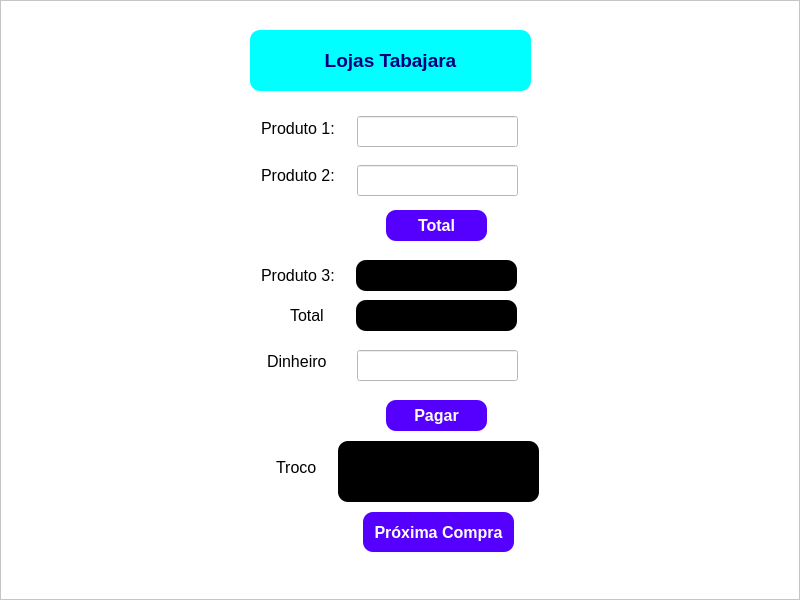
<?xml version="1.0" encoding="UTF-8"?>
<ui version="4.0">
 <class>Lojas_Tabajara</class>
 <widget class="QMainWindow" name="Lojas_Tabajara">
  <property name="geometry">
   <rect>
    <x>0</x>
    <y>0</y>
    <width>800</width>
    <height>600</height>
   </rect>
  </property>
  <property name="windowTitle">
   <string>MainWindow</string>
  </property>
  <widget class="QWidget" name="centralwidget">
   <layout class="QHBoxLayout" name="horizontalLayout">
    <property name="spacing">
     <number>0</number>
    </property>
    <property name="leftMargin">
     <number>0</number>
    </property>
    <property name="topMargin">
     <number>0</number>
    </property>
    <property name="rightMargin">
     <number>0</number>
    </property>
    <property name="bottomMargin">
     <number>0</number>
    </property>
    <item>
     <widget class="QFrame" name="frame">
      <property name="styleSheet">
       <string notr="true">background-color: #FFF;</string>
      </property>
      <property name="frameShape">
       <enum>QFrame::StyledPanel</enum>
      </property>
      <property name="frameShadow">
       <enum>QFrame::Raised</enum>
      </property>
      <widget class="QLabel" name="label_produto1">
       <property name="geometry">
        <rect>
         <x>261</x>
         <y>113</y>
         <width>81</width>
         <height>31</height>
        </rect>
       </property>
       <property name="font">
        <font>
         <family>Arial</family>
         <pointsize>12</pointsize>
         <weight>50</weight>
         <bold>false</bold>
        </font>
       </property>
       <property name="text">
        <string>Produto 1:</string>
       </property>
      </widget>
      <widget class="QLabel" name="label_produto2">
       <property name="geometry">
        <rect>
         <x>261</x>
         <y>160</y>
         <width>81</width>
         <height>31</height>
        </rect>
       </property>
       <property name="font">
        <font>
         <family>Arial</family>
         <pointsize>12</pointsize>
         <weight>50</weight>
         <bold>false</bold>
        </font>
       </property>
       <property name="text">
        <string>Produto 2:</string>
       </property>
      </widget>
      <widget class="QLineEdit" name="lineEdit_product1">
       <property name="geometry">
        <rect>
         <x>357</x>
         <y>116</y>
         <width>161</width>
         <height>31</height>
        </rect>
       </property>
      </widget>
      <widget class="QLineEdit" name="lineEdit_product2">
       <property name="geometry">
        <rect>
         <x>357</x>
         <y>165</y>
         <width>161</width>
         <height>31</height>
        </rect>
       </property>
      </widget>
      <widget class="QLabel" name="label_3">
       <property name="geometry">
        <rect>
         <x>250</x>
         <y>30</y>
         <width>281</width>
         <height>61</height>
        </rect>
       </property>
       <property name="font">
        <font>
         <family>Arial</family>
         <pointsize>14</pointsize>
         <weight>75</weight>
         <bold>true</bold>
        </font>
       </property>
       <property name="styleSheet">
        <string notr="true">background-color: #00ffff;
border-radius: 10px;
color: #00007f;</string>
       </property>
       <property name="text">
        <string>Lojas Tabajara</string>
       </property>
       <property name="alignment">
        <set>Qt::AlignCenter</set>
       </property>
      </widget>
      <widget class="QLabel" name="label_produto3">
       <property name="geometry">
        <rect>
         <x>261</x>
         <y>260</y>
         <width>81</width>
         <height>31</height>
        </rect>
       </property>
       <property name="font">
        <font>
         <family>Arial</family>
         <pointsize>12</pointsize>
         <weight>50</weight>
         <bold>false</bold>
        </font>
       </property>
       <property name="text">
        <string>Produto 3:</string>
       </property>
      </widget>
      <widget class="QLabel" name="product_3">
       <property name="geometry">
        <rect>
         <x>356</x>
         <y>260</y>
         <width>161</width>
         <height>31</height>
        </rect>
       </property>
       <property name="font">
        <font>
         <family>Arial</family>
         <pointsize>12</pointsize>
         <weight>75</weight>
         <bold>true</bold>
        </font>
       </property>
       <property name="styleSheet">
        <string notr="true">background-color: #000;
color: #FFF;
border-radius: 10px;</string>
       </property>
       <property name="text">
        <string/>
       </property>
       <property name="alignment">
        <set>Qt::AlignCenter</set>
       </property>
      </widget>
      <widget class="QLabel" name="label_total">
       <property name="geometry">
        <rect>
         <x>290</x>
         <y>300</y>
         <width>51</width>
         <height>31</height>
        </rect>
       </property>
       <property name="font">
        <font>
         <family>Arial</family>
         <pointsize>12</pointsize>
         <weight>50</weight>
         <bold>false</bold>
        </font>
       </property>
       <property name="text">
        <string>Total</string>
       </property>
      </widget>
      <widget class="QLabel" name="label_totalResult">
       <property name="geometry">
        <rect>
         <x>356</x>
         <y>300</y>
         <width>161</width>
         <height>31</height>
        </rect>
       </property>
       <property name="font">
        <font>
         <family>Arial</family>
         <pointsize>12</pointsize>
         <weight>75</weight>
         <bold>true</bold>
        </font>
       </property>
       <property name="styleSheet">
        <string notr="true">background-color: #000;
color: #FFF;
border-radius: 10px;</string>
       </property>
       <property name="text">
        <string/>
       </property>
       <property name="alignment">
        <set>Qt::AlignCenter</set>
       </property>
      </widget>
      <widget class="QLabel" name="label_dinheiro">
       <property name="geometry">
        <rect>
         <x>267</x>
         <y>346</y>
         <width>81</width>
         <height>31</height>
        </rect>
       </property>
       <property name="font">
        <font>
         <family>Arial</family>
         <pointsize>12</pointsize>
         <weight>50</weight>
         <bold>false</bold>
        </font>
       </property>
       <property name="text">
        <string>Dinheiro</string>
       </property>
      </widget>
      <widget class="QLineEdit" name="lineEdit_dinheiro">
       <property name="geometry">
        <rect>
         <x>357</x>
         <y>350</y>
         <width>161</width>
         <height>31</height>
        </rect>
       </property>
      </widget>
      <widget class="QLabel" name="label_troco">
       <property name="geometry">
        <rect>
         <x>276</x>
         <y>452</y>
         <width>51</width>
         <height>31</height>
        </rect>
       </property>
       <property name="font">
        <font>
         <family>Arial</family>
         <pointsize>12</pointsize>
         <weight>50</weight>
         <bold>false</bold>
        </font>
       </property>
       <property name="text">
        <string>Troco</string>
       </property>
      </widget>
      <widget class="QLabel" name="troco">
       <property name="geometry">
        <rect>
         <x>338</x>
         <y>441</y>
         <width>201</width>
         <height>61</height>
        </rect>
       </property>
       <property name="font">
        <font>
         <family>Arial</family>
         <pointsize>12</pointsize>
         <weight>75</weight>
         <bold>true</bold>
        </font>
       </property>
       <property name="styleSheet">
        <string notr="true">background-color: #000;
color: #FFF;
border-radius: 10px;</string>
       </property>
       <property name="text">
        <string/>
       </property>
       <property name="alignment">
        <set>Qt::AlignCenter</set>
       </property>
      </widget>
      <widget class="QPushButton" name="pb_produto">
       <property name="geometry">
        <rect>
         <x>386</x>
         <y>210</y>
         <width>101</width>
         <height>31</height>
        </rect>
       </property>
       <property name="font">
        <font>
         <pointsize>12</pointsize>
         <weight>75</weight>
         <bold>true</bold>
        </font>
       </property>
       <property name="styleSheet">
        <string notr="true">background-color: rgb(85, 0, 255);
border-radius: 10px;
color: #FFF;</string>
       </property>
       <property name="text">
        <string>Total</string>
       </property>
      </widget>
      <widget class="QPushButton" name="pb_pagar">
       <property name="geometry">
        <rect>
         <x>386</x>
         <y>400</y>
         <width>101</width>
         <height>31</height>
        </rect>
       </property>
       <property name="font">
        <font>
         <pointsize>12</pointsize>
         <weight>75</weight>
         <bold>true</bold>
        </font>
       </property>
       <property name="styleSheet">
        <string notr="true">background-color: rgb(85, 0, 255);
border-radius: 10px;
color: #FFF;</string>
       </property>
       <property name="text">
        <string>Pagar</string>
       </property>
      </widget>
      <widget class="QPushButton" name="pb_proximaCompra">
       <property name="geometry">
        <rect>
         <x>363</x>
         <y>512</y>
         <width>151</width>
         <height>40</height>
        </rect>
       </property>
       <property name="font">
        <font>
         <pointsize>12</pointsize>
         <weight>75</weight>
         <bold>true</bold>
        </font>
       </property>
       <property name="styleSheet">
        <string notr="true">background-color: rgb(85, 0, 255);
border-radius: 10px;
color: #FFF;</string>
       </property>
       <property name="text">
        <string>Próxima Compra</string>
       </property>
      </widget>
     </widget>
    </item>
   </layout>
  </widget>
 </widget>
 <resources/>
 <connections/>
</ui>
